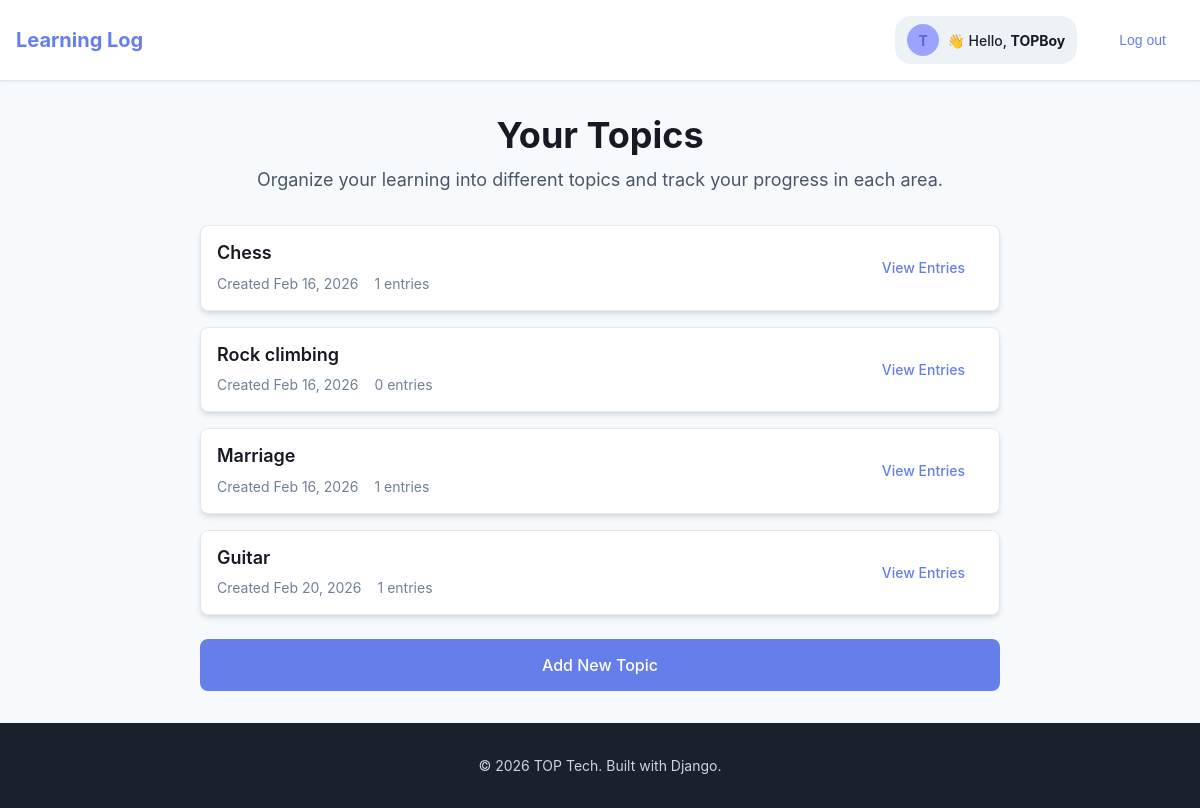
The app's page /topics/ (signed in) with its own data.
### learning_logs/models.py (models this page shows, shortened)
class Topic(models.Model):
    text = models.CharField(max_length=200)
    date_added = models.DateTimeField(auto_now_add=True)
    owner = models.ForeignKey(User, on_delete=models.CASCADE)

### learning_logs/views.py (the view)
# urls.py: path('topics/', views.topics, name='topics'), #Page that shows all topics
@login_required
def topics(request):
     topics = Topic.objects.filter(owner = request.user).order_by('date_added')
     context = {'topics': topics}
     return render(request, 'learning_logs/topics.html', context)

### learning_logs/templates/learning_logs/topics.html (shortened to what this page needs)
{% extends "learning_logs/base.html" %}
{% block page_header %}
<div class="page-header">
  <h1>Your Topics</h1>
  <p>Organize your learning into different topics and track your progress in each area.</p>
</div>
{% endblock %}
{% block content %}
<div class="topics-section">
  {% if topics %}
  <div class="topics-grid">
    {% for topic in topics %}
    <div class="topic-card">
      <div class="topic-content">
        <h3 class="topic-title">
          <a href="{% url 'learning_logs:topic' topic.id %}">{{ topic.text }}</a>
        </h3>
        <div class="topic-meta">
          <span class="topic-date">Created {{ topic.date_added|date:"M j, Y" }}</span>
          <span class="topic-entries">{{ topic.entry_set.count }} entries</span>
        </div>
      </div>
      <div class="topic-actions">
        <a href="{% url 'learning_logs:topic' topic.id %}" class="btn btn-ghost btn-sm">View Entries</a>
      </div>
    </div>
    {% endfor %}
  </div>
  {% endif %}
  <div class="topics-actions">
    {% url 'learning_logs:new_topic' as new_topic_url %}
    {% include "components/button.html" with text="Add New Topic" variant="primary" href=new_topic_url %}
  </div>
</div>
{% endblock %}

### learning_logs/templates/learning_logs/base.html (shortened to what this page needs)
<!DOCTYPE html>
{% load static %}
<html lang="en">
<head>
    <link rel="stylesheet" href="{% static 'css/styles.css' %}">
</head>
<body>
    <div class="page-wrapper">
        <header class="site-header">
            <div class="container">
                <div class="header-content">
                    <h1 class="site-title">
                        <a href="{% url 'learning_logs:index' %}">Learning Log</a>
                    </h1>
                    <nav class="nav-links">
                        {% if user.is_authenticated %}
                        <div class="user-greeting">
                            <span class="avatar-circle">{{ user.username|slice:":1"|upper }}</span>
                            <span class="user-greeting-text">👋 Hello, <span class="username">{{ user.username }}</span></span>
                        </div>
                        <form action="{% url 'accounts:logout' %}" method="post" style="display: inline;">
                            <button type="submit" class="btn btn-ghost btn-sm">Log out</button>
                        </form>
                        {% else %}
                        <a href="{% url 'accounts:register' %}" class="nav-link">Register</a>
                        <a href="{% url 'accounts:login' %}" class="nav-link">Log in</a>
                        {% endif %}
                    </nav>
                </div>
            </div>
        </header>
        <main class="main-content">
            <div class="container">
                {% block page_header %}{% endblock %}
                {% block content %}{% endblock %}
            </div>
        </main>
        <footer class="site-footer">
            <div class="container">
                <div class="footer-content">
                    <p>&copy; 2026 TOP Tech. Built with Django.</p>
                </div>
            </div>
        </footer>
    </div>
</body>
</html>

### templates/components/button.html (shortened to what this page needs)
{% if href %}
<a href="{{ href }}"
   class="btn btn-{{ variant|default:'primary' }} {% if size %}btn-{{ size }}{% endif %} {% if block %}btn-block{% endif %} {{ extra_classes }}"
   {% if disabled %}aria-disabled="true"{% endif %}>
  {{ text }}
</a>
{% else %}
<button type="{{ type|default:'button' }}"
        class="btn btn-{{ variant|default:'primary' }} {% if size %}btn-{{ size }}{% endif %} {% if block %}btn-block{% endif %} {{ extra_classes }}"
        {% if disabled %}disabled{% endif %}>
  {{ text }}
</button>
{% endif %}

### learning_logs/templates/learning_logs/topics.html (style rules this page uses)
.page-header { text-align: center; margin-bottom: var(--spacing-8); }
.page-header h1 { color: var(--color-gray-900); font-size: var(--font-size-4xl); font-weight: var(--font-weight-bold); margin: 0 0 var(--spacing-2) 0; }
.page-header p { color: var(--color-gray-600); font-size: var(--font-size-lg); margin: 0; }
.topics-section { max-width: 800px; margin: 0 auto; }
.topics-grid { display: grid; gap: var(--spacing-4); margin-bottom: var(--spacing-6); }
.topic-card { background: var(--color-white); border-radius: var(--border-radius-lg); box-shadow: var(--shadow-md); padding: var(--spacing-4); border: 1px solid var(--color-gray-200); display: flex; align-items: center; justify-content: space-between; transition: all var(--transition-fast); }
.topic-content { flex: 1; }
.topic-title { margin: 0 0 var(--spacing-2) 0; font-size: var(--font-size-lg); font-weight: var(--font-weight-semibold); }
.topic-title a { color: var(--color-gray-900); text-decoration: none; }
.topic-meta { display: flex; gap: var(--spacing-4); font-size: var(--font-size-sm); color: var(--color-gray-500); }
.topic-actions { flex-shrink: 0; }
.topics-actions { text-align: center; }

### records on screen
Topic: text "Chess", date_added "Feb 16, 2026", entry_set.count "1"
Topic: text "Rock climbing", date_added "Feb 16, 2026", entry_set.count "0"
Topic: text "Marriage", date_added "Feb 16, 2026", entry_set.count "1"
Topic: text "Guitar", date_added "Feb 20, 2026", entry_set.count "1"

### other values on screen
{{ user.username|slice:":1"|upper }} "T"
{{ user.username }} "TOPBoy"
{{ text }} "Add New Topic"
